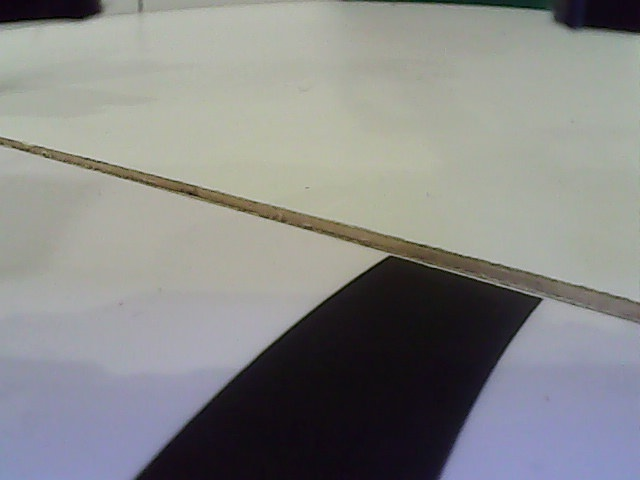
#> input picture bawty/hsvcalibimagecurvelinegap.jpg, 640 x 480 px, given in place of the camera
$ python houghcalib_downres.py
#> lines starting #> are read from the running program, lines starting #| are printed output that depends on the picture
### calibration_pi/MultiThread.py
import cv2
from threading import Thread

class WebcamStream:

    def __init__(self, stream_id = 0):
#> called with stream_id = 2
        self.stream_id = stream_id
        print(self.stream_id)
        self.vcap = cv2.VideoCapture(self.stream_id)
        self.vcap.set(cv2.CAP_PROP_FRAME_WIDTH, 640)
        self.vcap.set(cv2.CAP_PROP_FRAME_HEIGHT, 480)
        self.vcap.set(cv2.CAP_PROP_FOURCC, cv2.VideoWriter_fourcc('M', 'J', 'P', 'G'))
        # assert self.vcap.isOpened()

        if self.vcap.isOpened() is False:
            print('[Exiting]: Error accessing webcam stream. (MultiThread)')
            exit(0)

        #print fps
        # fps_input_stream = int(self.vcap.get(5))
        # print('FPS of input stream:', fps_input_stream)

        #reading a single frame from vcap stream for initialisation
        self.grabbed, self.frame = self.vcap.read()
#> self.frame is the input picture: shape (480, 640, 3); mean B, G, R 135.4, 136.4, 135.6
        if self.grabbed is False:
            print('[Exiting]: No more frames to read. (MultiThread)')
            exit(0)
        #self.stopped is initialised to False
        self.stopped = True
        #thread instantiation
        self.t = Thread(target=self.update, args=())
        self.t.daemon = True #daemon threads run in the background

    def start(self):
        self.stopped = False
        self.t.start()

    def update(self):
        while True:
            if self.stopped is True:
                break
            self.grabbed, self.frame = self.vcap.read()
            if self.grabbed is False:
                print('[Exiting]: No more frames to read. (MultiThread)')
                self.stopped = True
                break
        self.vcap.release()

    def read(self):
        return self.frame

    def stop(self):
        self.stopped = True

### calibration_pi/houghcalib_downres.py
import cv2
from MultiThread import WebcamStream
import numpy as np
import math

evac_stream = WebcamStream(stream_id=2)
evac_stream.start()
evac_org = evac_stream.read()
width, height_org = evac_org.shape[1], evac_org.shape[0]
#> width = 640; height_org = 480

crop_h = 75

# height = height_org - crop_h
u_black = 55

u_sat_thresh = np.array([0, 0, 0], np.uint8)
l_sat_thresh = np.array([180, 255, 255], np.uint8)

balls = []

# [6 lines of commented-out code are left out]

dp = 3
min_dist = 34 #67
param1 = 146 #128
param2 = 70 #62
min_radius = 16
max_radius = 34

def callback(val):
    global dp, min_dist, param1, param2, min_radius, max_radius, crop_h
    # dp = int(cv2.getTrackbarPos('dp', 'controls'))/10
    min_dist = int(cv2.getTrackbarPos('min_dist', 'controls'))
    param1 = int(cv2.getTrackbarPos('param1', 'controls'))
    param2 = int(cv2.getTrackbarPos('param2', 'controls'))
    min_radius = int(cv2.getTrackbarPos('min_radius', 'controls'))
    max_radius = int(cv2.getTrackbarPos('max_radius', 'controls'))
    crop_h = int(cv2.getTrackbarPos('crop_h', 'controls'))

cv2.namedWindow('controls', 2)
cv2.resizeWindow('controls', 550, 300)
cv2.createTrackbar('dp*10', 'controls', 12, 30, callback)
cv2.createTrackbar('min_dist', 'controls', min_dist, 200, callback)
cv2.createTrackbar('param1', 'controls', param1, 500, callback)
cv2.createTrackbar('param2', 'controls', param2, 180, callback)
cv2.createTrackbar('min_radius', 'controls', min_radius, 255, callback)
cv2.createTrackbar('max_radius', 'controls', max_radius, 255, callback)
cv2.createTrackbar('crop_h', 'controls', crop_h, 255, callback)
#old values 1.2, 70, 200, 27, 40, 100

#* IN LOOP

while True:
    if evac_stream.stopped:
        break

    evac_org = evac_stream.read()
    evac_org = cv2.pyrDown(evac_org, dstsize=(width//2, height_org//2))

    #print("og shape:", evac_org.shape[1], evac_org.shape[0])
    evac_hsv = cv2.cvtColor(evac_org, cv2.COLOR_BGR2HSV)
#> evac_hsv: shape (240, 320, 3); mean H, S, V 70.5, 35.5, 143.3
    evac_gray = cv2.cvtColor(evac_org, cv2.COLOR_BGR2GRAY)
    evac_max = np.amax(evac_org, axis=2) #to get max "intensity/saturation" of every pixel (RGB)
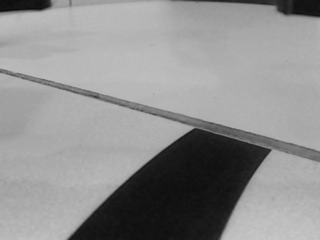
#> evac_max: shape (240, 320); min 10, max 199, mean 143.3
    # cv2.imshow("gray frame", evac_gray)

    # evac_sat = evac_hsv[:, :, 1]

    evac_sat_mask = cv2.inRange(evac_hsv, u_sat_thresh, l_sat_thresh)
#> evac_sat_mask: shape (240, 320); every value is 255
    evac_gray = cv2.bitwise_and(evac_gray, evac_gray, mask=evac_sat_mask)
    evac_max = cv2.bitwise_and(evac_max, evac_max, mask=evac_sat_mask)

    #^ HoughCircles using grayscale mask
    evac_gray = evac_gray[:(height_org//2) - crop_h, :]
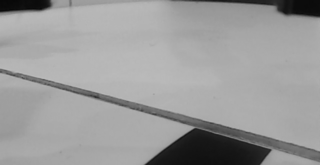
#> evac_gray: shape (165, 320); min 8, max 188, mean 154.8
    circles = cv2.HoughCircles(evac_gray, cv2.HOUGH_GRADIENT, dp, min_dist, param1 = param1 , param2=param2, minRadius= min_radius, maxRadius=max_radius)
#> circles = None
    edge_gray = cv2.Canny(evac_gray, int(param1/2), param1)
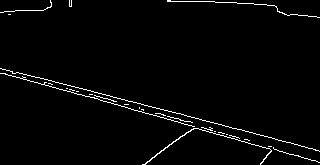
#> edge_gray: shape (165, 320); 2.2% white in thin lines or dots
    if circles is not None:
        for x, y, r in circles[0]:
            mask = np.zeros(evac_org.shape[:2], dtype=np.uint8)
            mask = cv2.circle(mask, (int(x),int(y)), int(r), 255, -1)
            balls.append({
                    "x": x,
                    "y": y,
                    "r": r,
                })

        # print(balls)

        circles = np.uint16(np.around(circles))
        for i in circles[0,:]:
            # draw the outer circle
            cv2.circle(evac_gray,(i[0],i[1]),i[2],(0,255,0),2)
            # draw the center of the circle
            cv2.circle(evac_gray,(i [0],i[1]),2,(0,0,255),3)

    #^ HoughCircles using max saturation mask
    evac_max = evac_max[:(height_org//2) - crop_h, :]
#> evac_max: shape (165, 320)

    #^ DOM: To finetune the detection of circles(reduce false positives), can consider changing the following params:
    #^ (I still have no idea what dp does btw) it changes the resolution of the 3d space for the accumulator
    #^ 1. min and max radius
    #^ 2. param1, which controls the sensitivity of the edge detection (gradient value); a higher value will reduce no. of circles detected
    #^ 3. param2, which controls the threshold for circle detection; a larger value will reduce no. of circles detected
    #^ Prev values were param1 = 200, param2 = 27
    #~ Detection of circles
    circles = cv2.HoughCircles(evac_max, cv2.HOUGH_GRADIENT, dp, min_dist, param1 = param1 , param2=param2, minRadius= min_radius, maxRadius=max_radius)
    balls = []
    edge_max = cv2.Canny(evac_max, int(param1/2), param1)
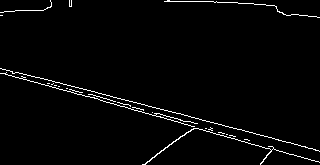
#> edge_max: shape (165, 320); 2.2% white in thin lines or dots
    if circles is not None:
        for x, y, r in circles[0]:
            mask_max = np.zeros(evac_max.shape[:2], dtype=np.uint8)
            mask_max = cv2.circle(mask_max, (int(x),int(y)), int(r), 255, -1)
            ball_mask = cv2.inRange(evac_gray, 0, 40)
            ball_mask = cv2.bitwise_and(ball_mask, ball_mask, mask = mask_max)
            black_percent_ball = (np.sum(ball_mask) / 255) / (math.pi * (r ** 2))
            balls.append({
                    "x": x,
                    "y": y,
                    "r": r,
                    "black": black_percent_ball
                })

        print(balls)

        circles = np.uint16(np.around(circles))
        for i in circles[0,:]:
            # draw the outer circle
            cv2.circle(evac_max,(i[0],i[1]),i[2],(0,255,0),2)
            # draw the center of the circle
            cv2.circle(evac_max,(i [0],i[1]),2,(0,0,255),3)

    # cv2.imshow('detected circles',evac_gray)

    combined = np.hstack((evac_gray, evac_max))
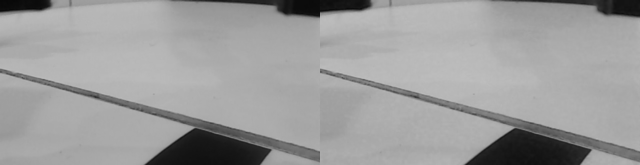
#> combined: shape (165, 640); min 8, max 190, mean 156.3
    # combinedDown = cv2.pyrDown(combined)
    combined_edge = np.hstack((edge_gray, edge_max))
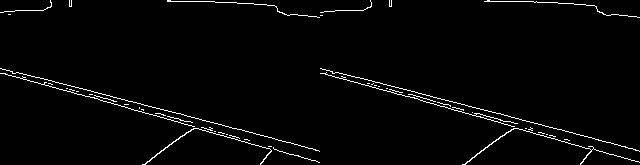
#> combined_edge: shape (165, 640); 2.2% white in thin lines or dots
    combinedDown_edge = cv2.pyrDown(combined_edge)
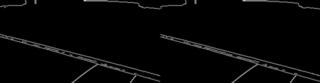
#> combinedDown_edge: shape (83, 320); min 0, max 211, mean 5.8
    # cv2.imshow("both", combinedDown)
    cv2.imshow("both (decreased res)", combined)
    cv2.imshow("edges", combinedDown_edge)

    key = cv2.waitKey(1)
#> (key q is pressed here)
    if key == ord('q'):
        break

evac_stream.stop()
cv2.destroyAllWindows()
